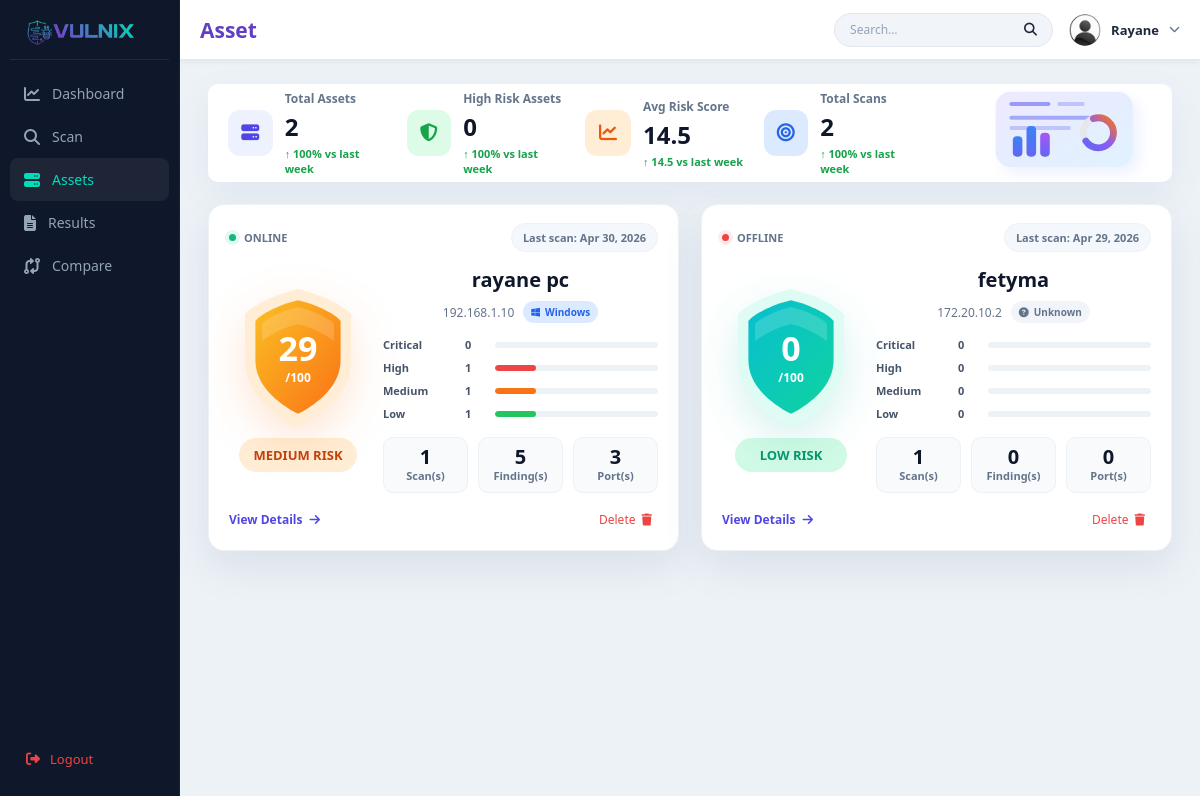
Before: /asset (signed in) with the older database file.
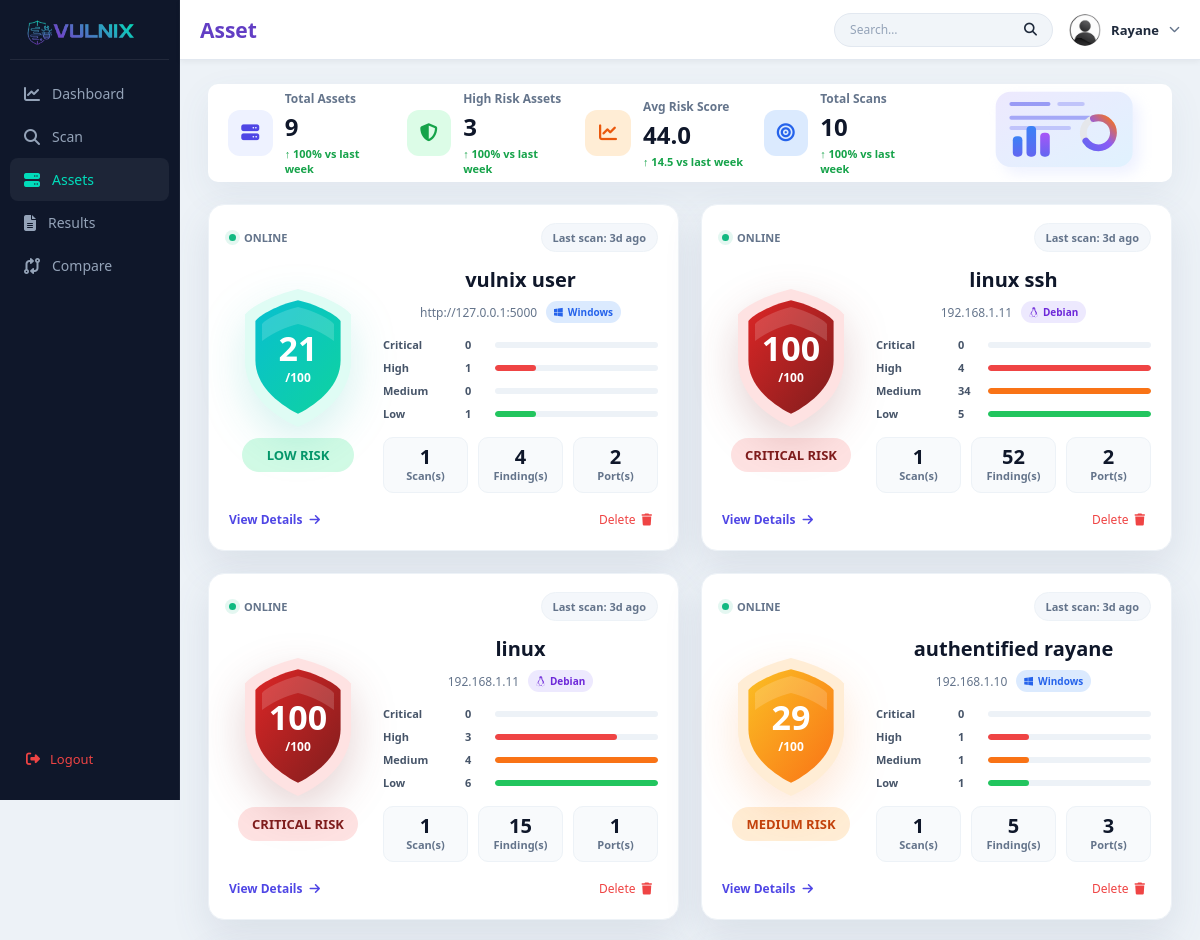
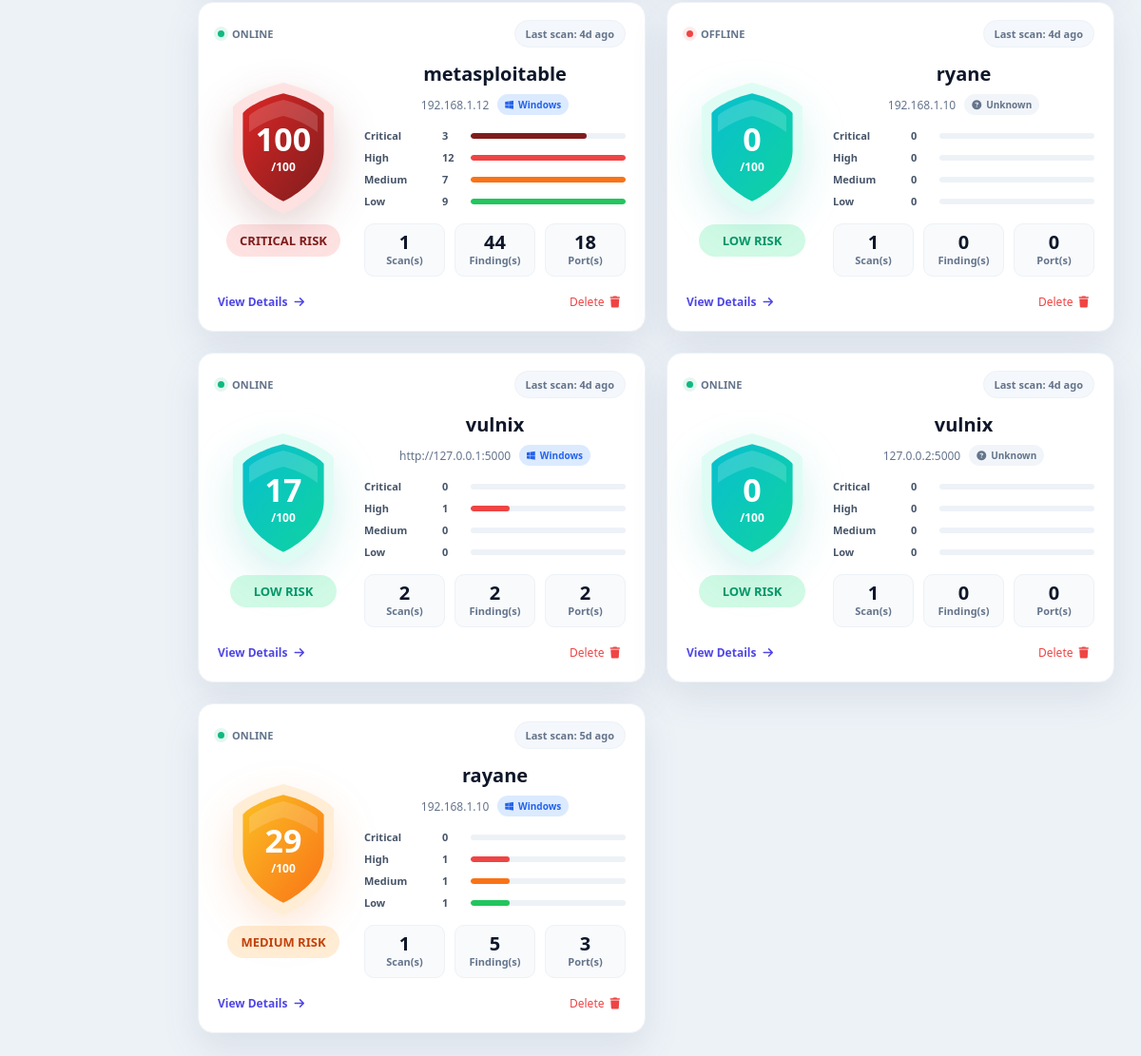
After: the same page with the newer database file (2 pictures, top to bottom).
### tables this page shows
CREATE TABLE scans (
        id INTEGER PRIMARY KEY AUTOINCREMENT,
        user_email TEXT NOT NULL,
        target TEXT NOT NULL,
        scan_type TEXT NOT NULL,
        scan_mode TEXT,
        status TEXT NOT NULL DEFAULT 'scanning',
        result_json TEXT,
        error_message TEXT,
        created_at TEXT NOT NULL,
        completed_at TEXT
    , machine_name TEXT);

### main.py (the view)
@app.route("/asset")
def asset_page():
    if "user" not in session:
        return redirect(url_for("home"))
    ensure_scans_table()
    user_email = session["user"]["email"]
    scans = fetch_user_scans(user_email)
    assets = fetch_user_assets(user_email)
    asset_stats = build_asset_page_stats(assets)
    return render_template(
        "asset.html",
        user=session["user"],
        active="asset",
        assets=assets,
        asset_stats=asset_stats,
        scans=scans,
    )

### main.py (called while the page is built)
def get_db_connection():
    conn = sqlite3.connect(DB_PATH)
    conn.row_factory = sqlite3.Row
    return conn

def ensure_scans_table():
    conn = get_db_connection()
    cursor = conn.cursor()
    cursor.execute(
        """
        CREATE TABLE IF NOT EXISTS scans (
            id INTEGER PRIMARY KEY AUTOINCREMENT,
            user_email TEXT NOT NULL,
            machine_name TEXT,
            target TEXT NOT NULL,
            scan_type TEXT NOT NULL,
            scan_mode TEXT,
            status TEXT NOT NULL DEFAULT 'scanning',
            result_json TEXT,
            error_message TEXT,
            created_at TEXT NOT NULL,
            completed_at TEXT
        )
        """
    )
    columns = {
        row[1]
        for row in cursor.execute("PRAGMA table_info(scans)").fetchall()
    }
    if "machine_name" not in columns:
        cursor.execute("ALTER TABLE scans ADD COLUMN machine_name TEXT")
    conn.commit()
    conn.close()

def fetch_user_scans(user_email):
    conn = get_db_connection()
    rows = conn.execute(
        """
        SELECT id, machine_name, target, scan_type, scan_mode, status, created_at, completed_at
        FROM scans
        WHERE user_email = ?
        ORDER BY created_at DESC, id DESC
        """,
        (user_email,),
    ).fetchall()
    conn.close()
    scans = [dict(row) for row in rows]
    for display_no, scan in enumerate(scans, start=1):
        scan["display_no"] = display_no
        scan["asset_label"] = scan.get("machine_name") or scan.get("target")
    return scans

def fetch_scan(scan_id, user_email):
    conn = get_db_connection()
    row = conn.execute(
        "SELECT * FROM scans WHERE id = ? AND user_email = ?",
        (scan_id, user_email),
    ).fetchone()
    conn.close()
    if not row:
        return None
    scan = dict(row)
    display_no = 1
    for index, listed_scan in enumerate(fetch_user_scans(user_email), start=1):
        if listed_scan["id"] == scan["id"]:
            display_no = index
            break
    scan["display_no"] = display_no
    scan["asset_label"] = scan.get("machine_name") or scan.get("target")
    return scan

def load_scan_result(scan):
    if not scan or not scan.get("result_json"):
        return None, None
    try:
        return json.loads(scan["result_json"]), None
    except (TypeError, json.JSONDecodeError) as exc:
        return None, f"Saved scan result could not be read: {exc}"

### templates/asset.html (shortened to what this page needs)
{% extends "base.html" %}
{% block extra_css %}
<link rel="stylesheet" href="{{ url_for('static', filename='css/asset.css') }}">
{% endblock %}
{% block content %}
<div class="assets-page">
    <section class="stats-row">
        <div class="stat-card">
            <div class="stat-icon purple">
                <i class="fas fa-server"></i>
            </div>
            <div>
                <p>Total Assets</p>
                <h2>{{ asset_stats.total_assets }}</h2>
                <span class="stat-change">&uarr; 100% vs last week</span>
            </div>
        </div>
        <div class="stat-card">
            <div class="stat-icon green">
                <i class="fas fa-shield-alt"></i>
            </div>
            <div>
                <p>High Risk Assets</p>
                <h2>{{ asset_stats.high_risk_assets }}</h2>
                <span class="stat-change">&uarr; 100% vs last week</span>
            </div>
        </div>
        <div class="stat-card">
            <div class="stat-icon orange">
                <i class="fas fa-chart-line"></i>
            </div>
            <div>
                <p>Avg Risk Score</p>
                <h2>{{ asset_stats.average_risk_score }}</h2>
                <span class="stat-change">&uarr; 14.5 vs last week</span>
            </div>
        </div>
        <div class="stat-card">
            <div class="stat-icon blue">
                <i class="fas fa-bullseye"></i>
            </div>
            <div>
                <p>Total Scans</p>
                <h2>{{ asset_stats.total_scans }}</h2>
                <span class="stat-change">&uarr; 100% vs last week</span>
            </div>
        </div>
        <div class="stat-visual">
        </div>
    </section>
    <section class="asset-grid" id="assetGrid">
        {% if assets %}
            {% for asset in assets %}
                <article class="asset-card">
                    <div class="asset-card-head">
                        <span class="asset-status {{ 'online' if asset.is_online else 'offline' }}">
                            <i></i>
                            {{ "ONLINE" if asset.is_online else "OFFLINE" }}
                        </span>
                        <span class="last-scan">Last scan: {{ asset.last_scan_human }}</span>
                    </div>
                    <div class="asset-card-body">
                        <div class="score-block">
                            <div class="score-wrapper {{ asset.risk_class }}">
                                <svg class="score-shield-svg" viewBox="0 0 130 150" aria-hidden="true">
                                    <defs>
                                        <linearGradient id="assetShieldGrad{{ loop.index }}" x1="0" y1="0" x2="1" y2="1">
                                            <stop offset="0%" stop-color="var(--shield-start)"/>
                                            <stop offset="100%" stop-color="var(--shield-end)"/>
                                        </linearGradient>
                                    </defs>
                                    <path class="shield-aura" d="M65 2 C90 8 114 20 121 29 V78 C121 111 94 135 65 148 C36 135 9 111 9 78 V29 C16 20 40 8 65 2Z"/>
                                    <path class="shield-body" fill="url(#assetShieldGrad{{ loop.index }})" d="M65 14 C86 19 105 29 110 36 V77 C110 103 88 122 65 134 C42 122 20 103 20 77 V36 C25 29 44 19 65 14Z"/>
                                    <path class="shield-shine" d="M65 21 C84 26 98 33 103 39 V57 C91 48 78 42 65 39 C52 42 39 48 27 57 V39 C32 33 46 26 65 21Z"/>
                                </svg>
                                <div class="score-value">
                                    <strong>{{ asset.risk_score }}</strong>
                                    <span>/100</span>
                                </div>
                            </div>
                            <span class="risk-pill {{ asset.risk_class }}">
                                {{ asset.risk_label }}
                            </span>
                        </div>
                        <div class="asset-main">
                            <h2>{{ asset.name }}</h2>
                            <div class="asset-sub">
                                <span>{{ asset.target }}</span>
                                <span class="os-badge {{ asset.os_class }}">
                                    <i class="{{ asset.os_icon }}"></i>
                                    {{ asset.os_label }}
                                </span>
                            </div>
                            <div class="severity-bars">
                                {% for row in asset.severity_rows %}
                                    <div class="severity-row">
                                        <span>{{ row.label }}</span>
                                        <b>{{ row.count }}</b>
                                        <i class="{{ row.slug }}" style="--w: {{ row.width }}%;"></i>
                                    </div>
                                {% endfor %}
                            </div>
                            <div class="asset-meta">
                                <span><b>{{ asset.scan_count }}</b> Scan(s)</span>
                                <span><b>{{ asset.findings }}</b> Finding(s)</span>
                                <span><b>{{ asset.open_ports }}</b> Port(s)</span>
                            </div>
                        </div>
                    </div>
                    <div class="asset-footer">
                        <a class="details-link" href="{{ url_for('result', scan_id=asset.latest_scan_id) }}">
                            View Details <i class="fas fa-arrow-right"></i>
                        </a>
<form method="POST"
      action="{{ url_for('delete_scan', scan_id=asset.latest_scan_id) }}"
      class="delete-form">
    <button
        class="delete-btn"
        type="button"
        onclick="openDeleteModal(this)">
        <span>Delete</span>
        <i class="fas fa-trash"></i>
    </button>
</form>
                    </div>
                </article>
            {% endfor %}
        {% endif %}
    </section>
</div>
{% endblock %}

### templates/base.html (shortened to what this page needs)
<!DOCTYPE html>
<html lang="en">
<head>
    <link rel="stylesheet" href="{{ url_for('static', filename='css/base.css') }}">
    {% block extra_css %}{% endblock %}
    <link href="https://cdnjs.cloudflare.com/ajax/libs/font-awesome/6.5.0/css/all.min.css" rel="stylesheet">
</head>
<body>
<div class="sidebar">
    <div class="sidebar-logo">
        <img src="{{ url_for('static', filename='images/logo.png') }}">
    </div>
    <a href="/dashboard" class="side-item {% if active=='dashboard' %}active{% endif %}">
        <i class="fas fa-chart-line"></i>
        <span>Dashboard</span>
    </a>
    <a href="/scan" class="side-item {% if active=='scan' %}active{% endif %}">
        <i class="fas fa-search"></i>
        <span>Scan</span>
    </a>
    <a href="/asset" class="side-item {% if active=='asset' %}active{% endif %}">
        <i class="fas fa-server"></i>
        <span>Assets</span>
    </a>
    <a href="/result" class="side-item {% if active=='result' %}active{% endif %}">
        <i class="fas fa-file-alt"></i>
        <span>Results</span>
    </a>
    <a href="/compare" class="side-item {% if active=='compare' %}active{% endif %}">
        <i class="fas fa-code-compare"></i>
        <span>Compare</span>
    </a>
    <a href="{{ url_for('logout') }}" class="sidebar-logout">
        <i class="fas fa-sign-out-alt"></i>
        <span>Logout</span>
    </a>
</div>
<div class="topbar">
    <div class="left">
        <div class="page-indicator">
            <span><b>{{ active|capitalize }}</b></span>
        </div>
    </div>
    <div class="right">
        <div class="search-box" id="topSearchBox">
            <input
                type="text"
                id="topSearchInput"
                placeholder="Search&#x2026;"
                autocomplete="off"
                onkeydown="handleTopSearch(event)"
            >
            <i class="fas fa-search" onclick="fireTopSearch()" style="cursor:pointer"></i>
        </div>
        <div class="profile-container">
            <div class="profile-trigger" onclick="toggleProfile()">
                <img src="{{ url_for('static', filename='images/user.png') }}" class="profile-img">
                <span class="profile-name-top" id="topName">
                    {{ user.name.title() }}
                </span>
                <i class="fas fa-chevron-down profile-arrow"></i>
            </div>
        </div>
    </div>
</div>
<div class="main-content">
    {% block content %}{% endblock %}
</div>
</body>
</html>

### static/css/base.css (style rules this page uses)
* { margin: 0; padding: 0; box-sizing: border-box; font-family: "Segoe UI", sans-serif; }
body { background: #edf2f7; font-size: 13px; color: #1e293b; overflow-x: hidden; }
h1, h2, h3 { font-weight: 600; }
p, span { font-weight: 400; }
:root { --bg-main: #0F172A; --bg-soft: #111827; --card: #ffffff; --border: #e2e8f0; --text-main: #1e293b; --text-muted: #64748b; --primary: #7f30cb; --accent: #01dcba; --danger: #ef4444; }
.topbar { position: fixed; top: 0; left: 180px; width: calc(100% - 180px); height: 60px; background: #ffffff; border-bottom: 1px solid #e2e8f0; display: flex; align-items: center; justify-content: space-between; padding: 0 20px; z-index: 100; box-shadow: 0 2px 6px rgba(0, 0, 0, 0.05); }
.topbar .left, .topbar .right { display: flex; align-items: center; gap: 16px; }
.page-indicator { display: flex; align-items: center; gap: 8px; font-size: 21px; font-weight: 600; color: #623ec4; }
.search-box { display: flex; align-items: center; background: #f1f5f9; border: 1px solid #e2e8f0; border-radius: 30px; height: 34px; padding: 0 15px; }
.search-box input { border: none; background: transparent; outline: none; color: #1e293b; font-size: 12px; }
.search-box input::placeholder { color: #94a3b8; }
.profile-container { position: relative; }
.profile-trigger { display: flex; align-items: center; gap: 10px; cursor: pointer; }
.profile-img { width: 32px; height: 32px; border-radius: 50%; }
.profile-name-top { font-size: 13px; font-weight: 600; color: #1e293b; }
.profile-arrow { font-size: 11px; color: #64748b; }
.sidebar { position: fixed; top: 0; height: 100vh; width: 180px; background: #0f172a; left: 0; align-items: flex-start; padding: 20px 10px; background: #0F172A; border-right: 1px solid rgba(255,255,255,0.05); display: flex; flex-direction: column; align-items: center; padding-top: 10px; }
.side-item { display: flex; align-items: center; gap: 12px; width: 100%; padding: 12px 14px; color: #94a3b8; text-decoration: none; border-radius: 8px; transition: 0.2s; }
.sidebar-logo { width: 100%; padding-top: 6px; padding-bottom:4px ; border-bottom: 1px solid rgba(255,255,255,0.08); margin-bottom: 12px; }
.sidebar-logo img { width: 150px; }
.side-item i { font-size: 16px; }
.side-item.active i { color: #01dcba; }
.side-item span { font-size: 14px; font-weight: 500; }
.side-item.active { background: rgba(255,255,255,0.06); color: #01dcba; }
.sidebar { display: flex; flex-direction: column; align-items: stretch; }
.sidebar-logout { display: flex; align-items: center; gap: 10px; padding: 12px 16px; margin-top: auto; color: #ef4444; text-decoration: none; font-weight: 500; border-radius: 10px; transition: 0.2s; }
.sidebar-logout i { font-size: 14px; }
.main-content { margin-left: 180px; margin-top: 60px; padding: 24px 28px; }

Changed rows visible on the page:
removed scans: is_online "ONLINE", last_scan_human "Apr 30, 2026", risk_score "29", risk_label "MEDIUM RISK", name "rayane pc", target "192.168.1.10", os_label "Windows", label "Critical" "High" "Medium" "Low", count "0" "1" "1" "1", {{ row.width }} 25 (drawn), scan_count "1", findings "5", open_ports "3"
removed scans: is_online "OFFLINE", last_scan_human "Apr 29, 2026", risk_score "0", risk_label "LOW RISK", name "fetyma", target "172.20.10.2", os_label "Unknown", label "Critical" "High" "Medium" "Low", count "0" "0" "0" "0", scan_count "1", findings "0", open_ports "0"
added scans: name "Rayane", is_online "ONLINE", last_scan_human "5d ago", risk_score "29", risk_label "MEDIUM RISK", name "rayane", target "192.168.1.10", os_label "Windows", label "Critical" "High" "Medium" "Low", count "0" "1" "1" "1", {{ row.width }} 25 (drawn), scan_count "1", findings "5", open_ports "3"
added scans: is_online "ONLINE", last_scan_human "3d ago", risk_score "21", risk_label "LOW RISK", name "vulnix user", target "http://127.0.0.1:5000", os_label "Windows", label "Critical" "High" "Medium" "Low", count "0" "1" "0" "1", {{ row.width }} 25 (drawn), scan_count "1", findings "4", open_ports "2"
added scans: is_online "ONLINE", last_scan_human "3d ago", risk_score "100", risk_label "CRITICAL RISK", name "linux ssh", target "192.168.1.11", os_label "Debian", label "Critical" "High" "Medium" "Low", count "0" "4" "34" "5", scan_count "1", findings "52", open_ports "2"
added scans: is_online "ONLINE", last_scan_human "3d ago", risk_score "100", risk_label "CRITICAL RISK", name "linux", target "192.168.1.11", os_label "Debian", label "Critical" "High" "Medium" "Low", count "0" "3" "4" "6", {{ row.width }} 75 (drawn), scan_count "1", findings "15", open_ports "1"
added scans: is_online "ONLINE", last_scan_human "3d ago", risk_score "29", risk_label "MEDIUM RISK", name "authentified rayane", target "192.168.1.10", os_label "Windows", label "Critical" "High" "Medium" "Low", count "0" "1" "1" "1", {{ row.width }} 25 (drawn), scan_count "1", findings "5", open_ports "3"
added scans: is_online "ONLINE", last_scan_human "4d ago", risk_score "100", risk_label "CRITICAL RISK", name "metasploitable", target "192.168.1.12", os_label "Windows", label "Critical" "High" "Medium" "Low", count "3" "12" "7" "9", {{ row.width }} 75 (drawn), scan_count "1", findings "44", open_ports "18"
added scans: is_online "OFFLINE", last_scan_human "4d ago", risk_score "0", risk_label "LOW RISK", name "ryane", target "192.168.1.10", os_label "Unknown", label "Critical" "High" "Medium" "Low", count "0" "0" "0" "0", scan_count "1", findings "0", open_ports "0"
added scans: is_online "ONLINE", last_scan_human "4d ago", risk_score "17", risk_label "LOW RISK", name "vulnix", target "http://127.0.0.1:5000", os_label "Windows", label "Critical" "High" "Medium" "Low", count "0" "1" "0" "0", {{ row.width }} 25 (drawn), scan_count "2", findings "2", open_ports "2"
added scans: is_online "ONLINE", last_scan_human "4d ago", risk_score "0", risk_label "LOW RISK", name "vulnix", target "127.0.0.2:5000", os_label "Unknown", label "Critical" "High" "Medium" "Low", count "0" "0" "0" "0", scan_count "1", findings "0", open_ports "0"
Other visible differences:
{{ asset_stats.total_assets }}: "2" → "9"
{{ asset_stats.high_risk_assets }}: "0" → "3"
{{ asset_stats.average_risk_score }}: "14.5" → "44.0"
{{ asset_stats.total_scans }}: "2" → "10"
{{ user.name.title() }}: "Rayane" → (not shown)
